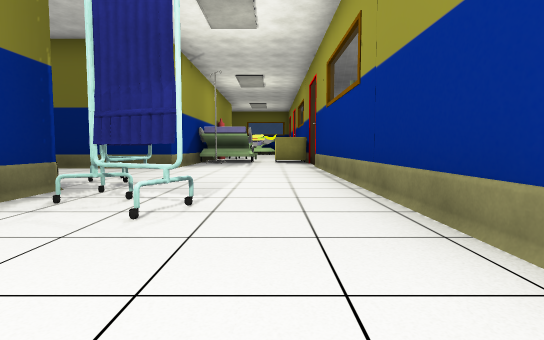
[1] (above)

24 first-person views from a walk through a 3-D level made in the Unity game engine. The camera is 0.56 m above the floor, tilts 4° down and sees 80° across. The floor is counted in squares, 1 m on a side. Each view is taken from the middle of a square. On the plan, view 1 faces up. The plan holds only what a view shows up to about 9 squares ahead; the rest is blank. The place goes on beyond the plan. The player is left out. Some animated figures are not drawn. Door leaves are left out, so doorways stand open. Some surface patterns are stand-ins.

[2]
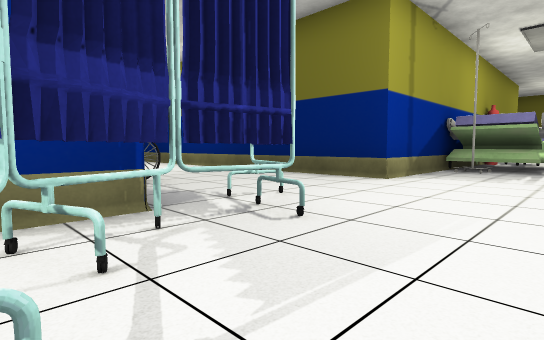

[3]
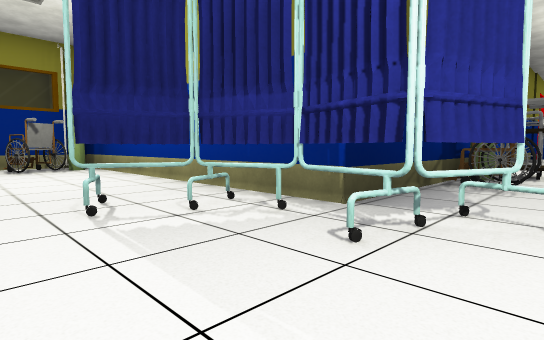

[4]
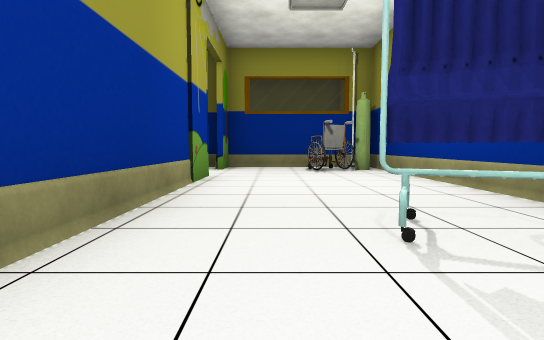

[5]
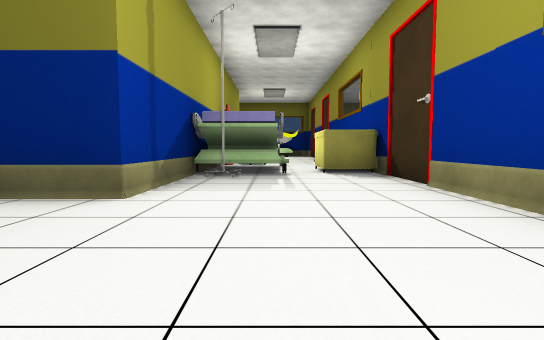

[6]
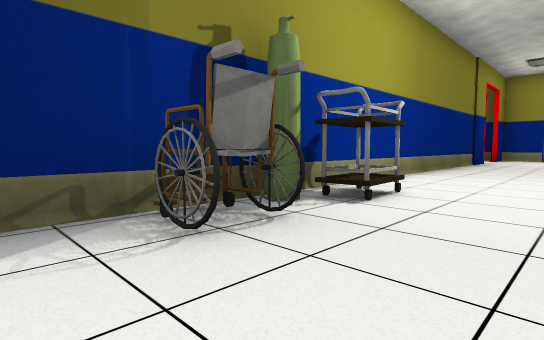

[7]
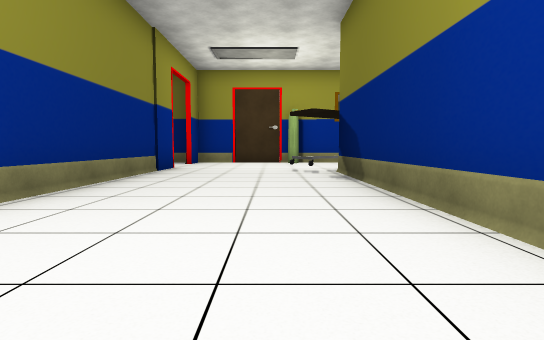

[8]
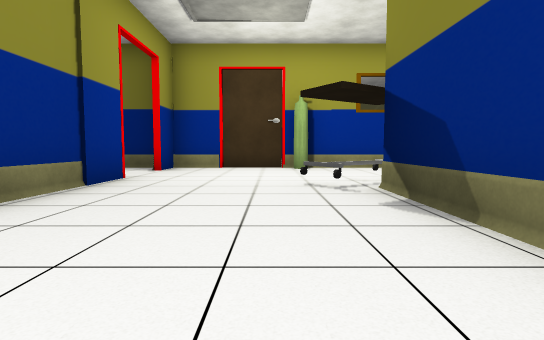

[9]
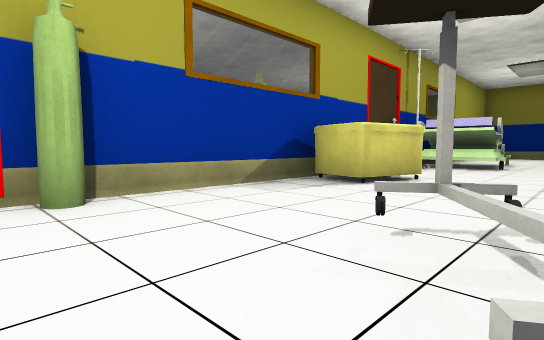

[10]
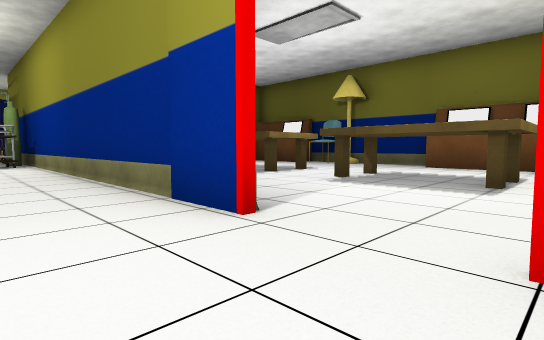

[11]
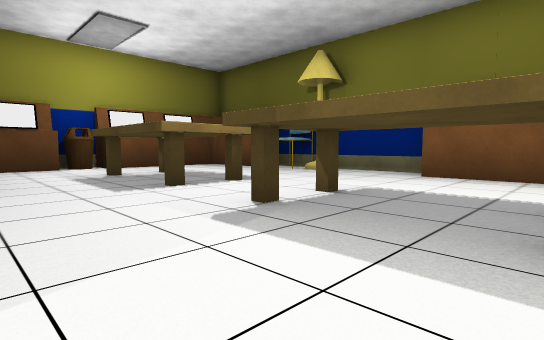

[12]
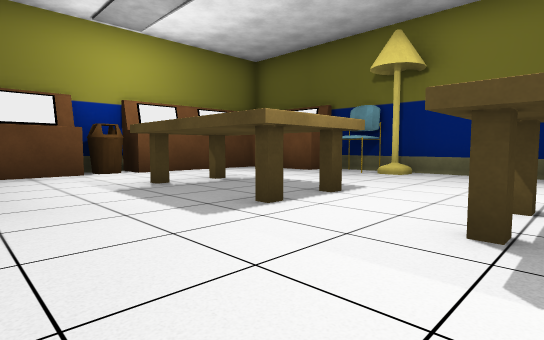

[13]
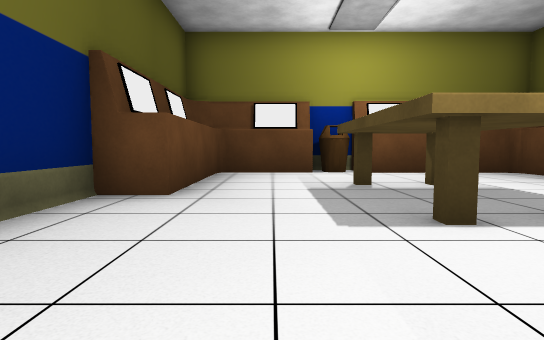

[14]
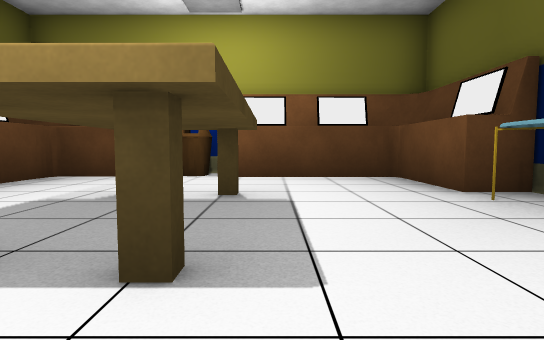

[15]
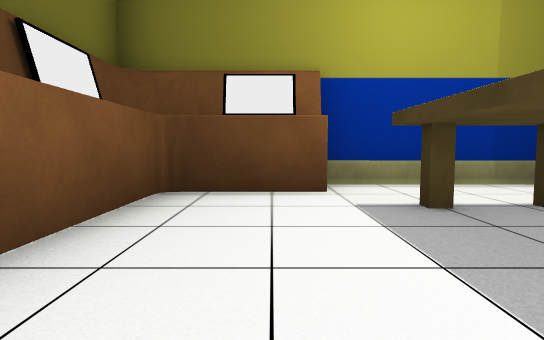

[16]
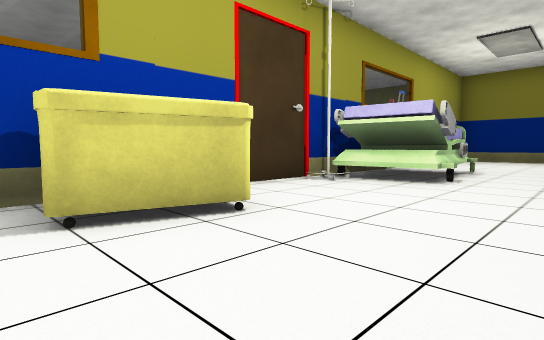

[17]
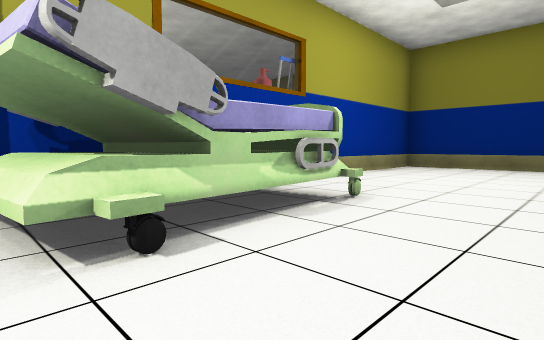

[18]
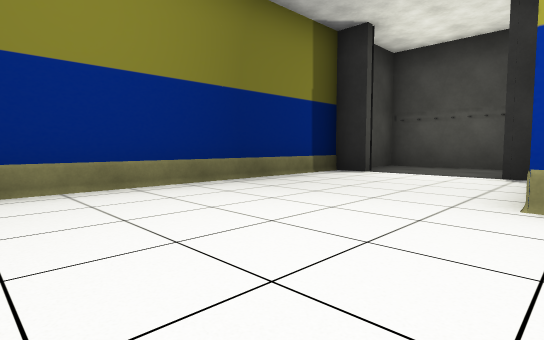

[19]
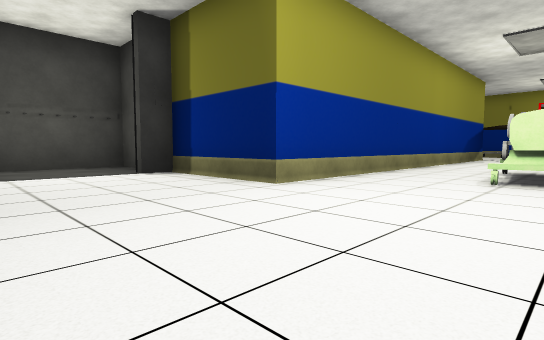

[20]
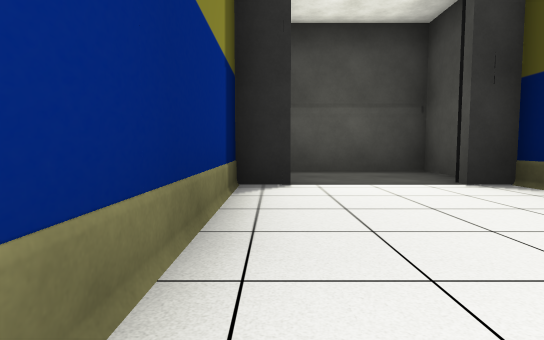

[21]
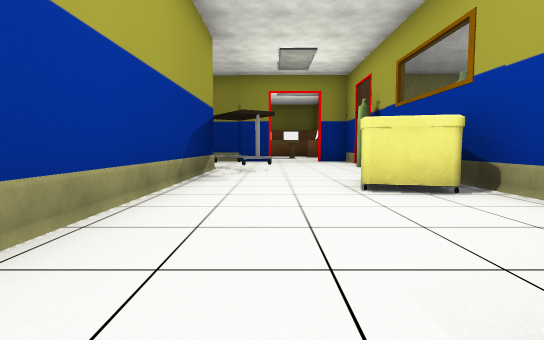

[22]
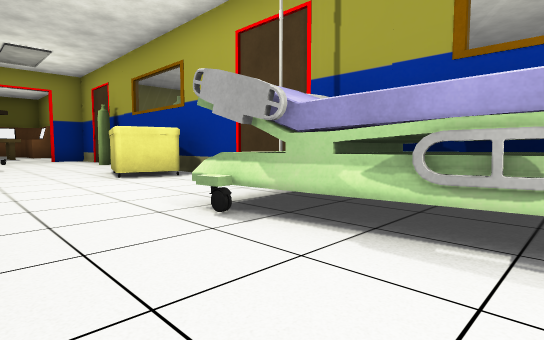

[23]
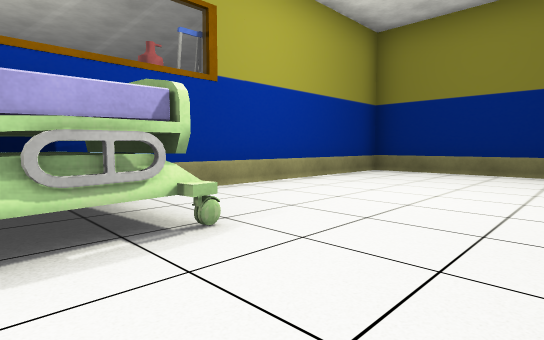

[24]
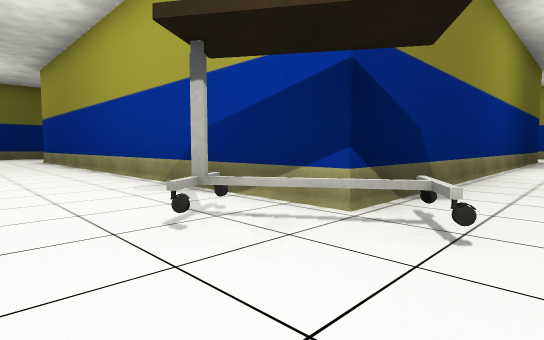

### Floor plan
Points are (right, up) in squares from view 1. A wall is a line through its corners. A room is listed if a view was taken in it or the views show most of it. See-through windows are left out.
Room 1 (views 1, 2, 3, 4, 5, 6, 7, 8, 9, 10, 11, 12, 13, 14, 15, 16, 17, 18, 19, 20, 21, 22, 23, 24)
walls: (-8.6, 4.2) (-2.8, 4.2) (-2.8, -4); (-12.1, 4.1) (-13.6, 4.1); (-17, 4.2) (-11.4, 4.2); (-19.9, 7.4) (-19.9, 4.2) (-18.7, 4.2); (-19.9, 3.9) (-19.9, -1.2); (-2.6, 13.4) (-2.6, 8.5) (-15.5, 8.5) (-15.5, 21.4) (-12.2, 21.4) (-12.2, 22.2); (-19.9, 10.4) (-19.9, 8.4); (1.3, 7.4) (1.3, 11.3); (-15.4, -4.3) (-13.5, -4.3); (-2.4, -4.3) (-0.9, -4.3); (1.3, -1.4) (1.3, 5.5); (1.3, -3.9) (1.3, -3.1); (-19.9, 19.6) (-19.9, 11.4); (-12.2, 24.6) (-12.2, 25.5) (-19.9, 25.5) (-19.9, 20.5)
ways out: opening at (-12, 23.5) to room 2; open door at (-12, 25.5) to room 2; open door at (-17, 4); gap at (1, -2)
objects: desk (-19, -4) to (-16, -2); cart (-19, 12) to (-18, 13); bed (-19, 16) to (-18, 19); other object (-18, -1) to (-16, 1); other object (-17, 8) to (-16, 9); other object (-14, -1) to (-11, 1); other object (-13, -4); chair (-12, -4); desk (-12, 2) to (-8, 4); desk (-11, -4) to (-8, 0); other object (-8, 1); cart (-8, 5); tank (-7, 5); other object (-6, 5) to (-5, 5); other object (-3, 3) to (-1, 6); other object (-2, -4); tank (-2, -3); other object (-2, 11); bed (-2, 12) to (-1, 14); other object (-1, -3) to (-1, -2); cart (0, 12) to (1, 13); other object (2, 7)
Room 2 (no view inside)
walls: (-10.9, 21.4) (-9.5, 21.4) (-9.5, 24.6)
ways out: opening at (-12, 23.5) to room 1; open door at (-12, 25.5) to room 1

Where each view was taken, in squares from view 1:
view 1: 0 up, 0 right, facing up
view 2: 3 up, 0 right, facing up-left
view 3: 6 up, 0 right, facing down-left
view 4: 5 up, 0 right, facing down
view 5: 5 up, 1 left, facing up
view 6: 7 up, 4 left, facing down-left
view 7: 7 up, 8 left, facing left
view 8: 7 up, 11 left, facing left
view 9: 7 up, 16 left, facing up-left
view 10: 6 up, 19 left, facing down-right
view 11: 3 up, 18 left, facing down-right
view 12: 3 up, 16 left, facing down-right
view 13: 2 up, 16 left, facing right
view 14: 1 down, 15 left, facing right
view 15: 2 down, 15 left, facing left
view 16: 11 up, 16 left, facing up-left
view 17: 16 up, 16 left, facing up-left
view 18: 21 up, 19 left, facing up-right
view 19: 25 up, 19 left, facing down-right
view 20: 25 up, 17 left, facing right
view 21: 17 up, 17 left, facing down
view 22: 19 up, 16 left, facing down-left
view 23: 18 up, 16 left, facing up-left
view 24: 7 up, 18 left, facing up-right
